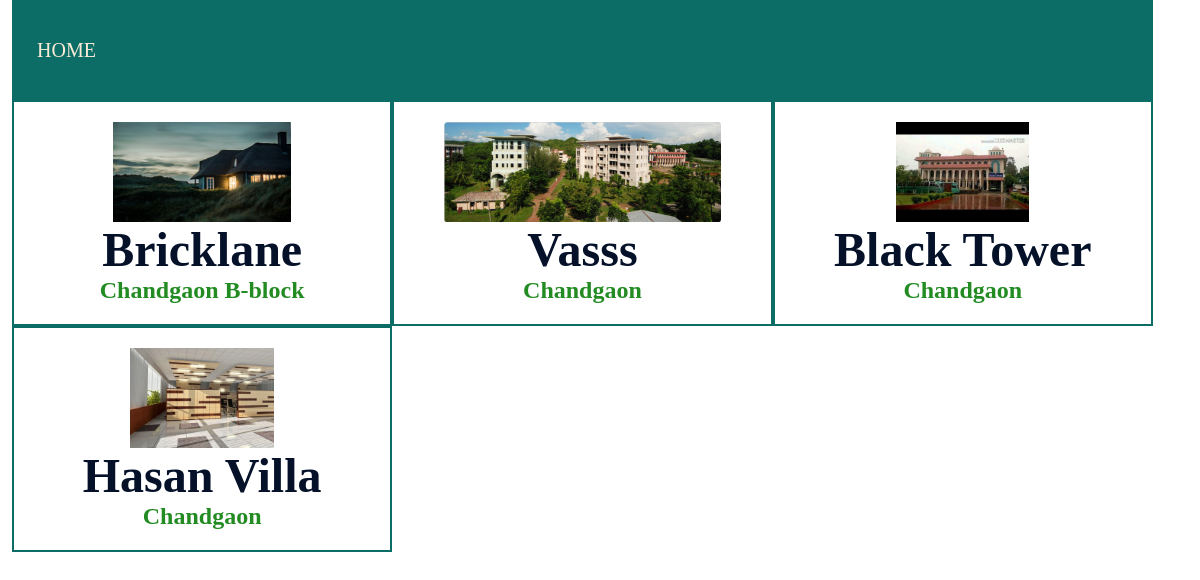
Screenshot of /includes/pagefiles/houses.php with the database file from the repository.
### tables this page shows
CREATE TABLE `house` (
  `house_id` int(11) NOT NULL,
  `house_cat_id` int(11) NOT NULL,
  `house_name` varchar(255) NOT NULL,
  `house_img` text NOT NULL,
  `house_rent` varchar(255) NOT NULL,
  `advance` varchar(255) NOT NULL,
  `date` date NOT NULL,
  `ra_name` varchar(255) NOT NULL,
  `house_tags` varchar(255) NOT NULL,
  `house_comment_count` int(11) NOT NULL
);

### includes/pagefiles/houses.php (the view, shortened to what this page needs)
<?php
    include "db.php";
?>
    <link href="https://unpkg.com/ionicons@4.2.4/dist/css/ionicons.min.css" rel="stylesheet">
    <div class="fullpage">
        <div class="header">
            <div class="home">
                <a href="../../index.php"><i class="icon ion-md-home"></i>HOME</a>
            </div>
        </div>
        <?php
    $select_query = "SELECT * FROM house";
    $select_query_fun = mysqli_query($connection, $select_query);
    while( $row = mysqli_fetch_assoc($select_query_fun))
    {
        $house_id =$row['house_id'];
        $house_name = $row['house_name'];
        $house_img = $row['house_img'];
        $ra_name = $row['ra_name'];
    ?>
            <a href="house_profile.php?h_id=<?php echo $house_id; ?>">
                <div class="houses">
                    <img src="images/<?php echo $house_img ?>" style="height: 100px"> <br>
                    <h1 class="house_head">
                        <?php echo $house_name ?> </h1>
                    <h2>
                        <?php echo $ra_name ?>
                    </h2>
                </div>
            </a>
            <?php
    }
?>
    </div>

### includes/pagefiles/houses.php (style rules this page uses)
* { margin: 0; padding: 0; }
.fullpage { margin: 0 1%; height: auto; }
.header { width: 97%; height: 100px; background-color: #0c6d66; }
.home { padding-top: 20px; font-size: 20px; float: left; }
.home a { text-decoration: none; padding: 10px 15px; color: antiquewhite; }
.home i { padding-right: 10px; font-size: 200%; }
.houses { float: left; width: 32%; text-align: center; border: 2px solid #0c6d66; padding: 20px 0px; }
.house_head { font-size: 300%; color: #041129; }
h2 { color: forestgreen; }

### rows the page displays
house: house_img (picture), house_name "Bricklane", ra_name "Chandgaon B-block"
house: house_img (picture), house_name "Vasss", ra_name "Chandgaon"
house: house_img (picture), house_name "Black Tower", ra_name "Chandgaon"
house: house_img (picture), house_name "Hasan Villa", ra_name "Chandgaon"
